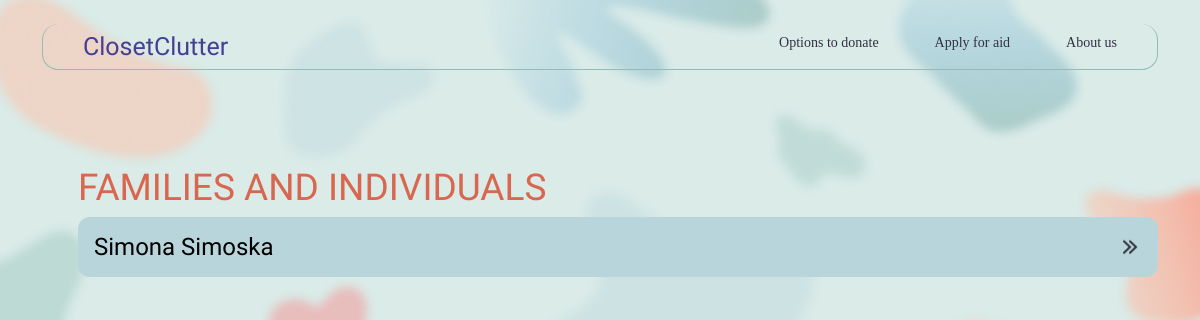
/directly/, run on an earlier commit of the app's database.
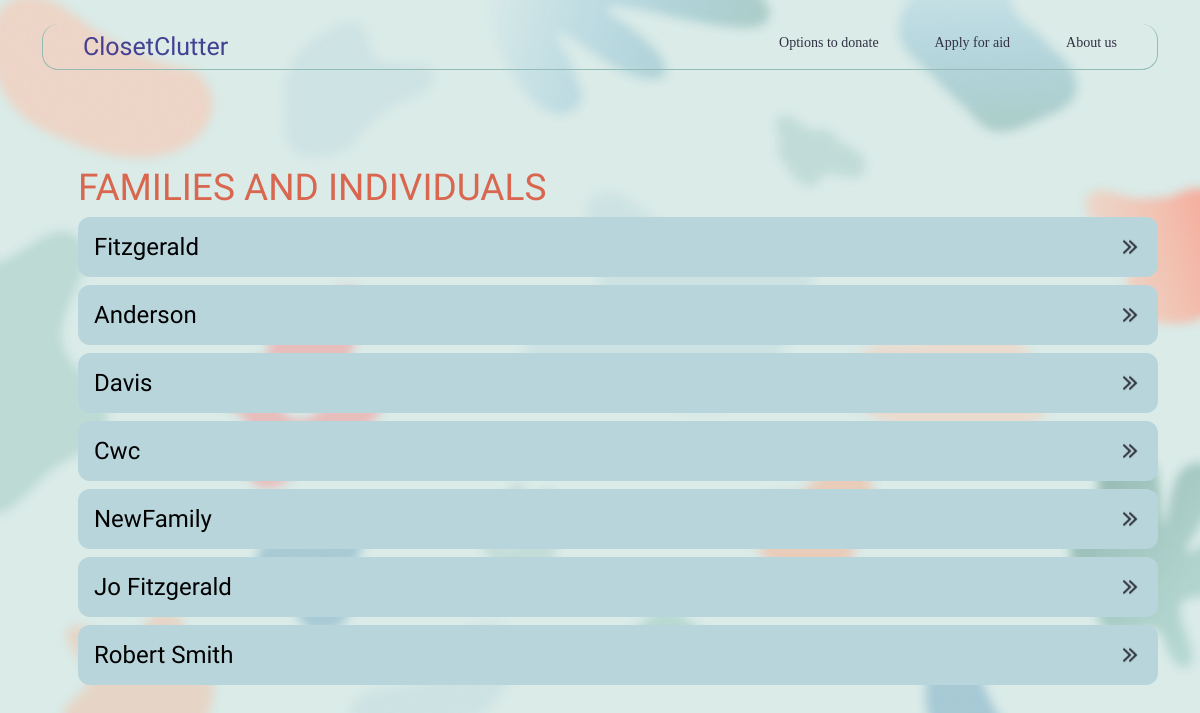
And on a later commit of the database.
### ClosetClutter/models.py (models this page shows, shortened)
class Individual(models.Model):
    firstName = models.CharField(max_length=50, verbose_name='First name')
    lastName = models.CharField(max_length=50, verbose_name='Second name')
    description = models.TextField()
    telephone = models.CharField(max_length=20)
    mail = models.EmailField(max_length=250)
    GENDERS = (
        ('M', 'Male'),
        ('F', 'Female'),
    )
    gender = models.CharField(max_length=1, choices=GENDERS, default='M')
    SIZES = (
        ('S', 'S'),
        ('M', 'M'),
        ('L', 'L'),
        ('XL', 'XL'),
        ('XXL', 'XXL'),
    )
    size = models.CharField(max_length=4, choices=SIZES)
    NOTIFICATION_OPTIONS = (
        ('E', 'Email'),
        ('P', 'Phone'),
        ('B', 'Both')
    )
    notifyMe = models.CharField(max_length=1, choices=NOTIFICATION_OPTIONS, verbose_name="Notify me")
    location = models.CharField(max_length=200, null=True, blank=True)
    additionalInfo = models.TextField(verbose_name="Additional information", null=True, blank=True)
    def __str__(self):
        return self.firstName + " " + self.lastName

class Family(models.Model):
    name = models.CharField(max_length=50, verbose_name="Surname")
    description = models.TextField()
    telephone = models.CharField(max_length=20)
    mail = models.EmailField(max_length=250)
    location = models.CharField(max_length=200)
    additionalInfo = models.TextField(verbose_name="Additional information",null=True, blank=True)
    NOTIFICATION_OPTIONS = (
        ('E', 'Email'),
        ('P', 'Phone'),
        ('B', 'Both')
    )
    notifyMe = models.CharField(max_length=1, choices=NOTIFICATION_OPTIONS, null=True, blank=True)
    members = models.ManyToManyField(Individual)

### ClosetClutter/views.py (the view)
# urls.py: path('directly/', individualsAndFamilies, name="individualsAndFamilies"),
def individualsAndFamilies(request):
    families = Family.objects.all()
    individuals = Individual.objects.all()
    context = {"families": families, "individuals": individuals}
    return render(request, "individualsAndFamilies.html", context=context)

### ClosetClutter/templates/individualsAndFamilies.html (shortened to what this page needs)
{% extends "base_generic.html" %}
{% load static %}
{% block content %}
<section class="mt-5">
  <div class="container ps-5">
    <h2 class="pt-5">Families and Individuals</h2>
    <ul class="list-unstyled">
      {% for family in families %}
        <div class="align-items-center d-flex justify-content-between p-3">
          <li class="name ">{{family.name}}</li>
          <a href="{% url 'entityDetails' family.id 'true' %}">
            <img src="{% static 'images/arrows.png'%}" alt="" style="width: 24px;height: 24px;">
          </a>
        </div>
      {% endfor %}
          {% for individual in individuals %}
        <div class="align-items-center d-flex justify-content-between p-3">
          <li class="name">{{individual }}</li>
          <a href="{% url 'entityDetails' individual.id 'false' %}">
            <img src="{% static 'images/arrows.png'%}" alt="" style="width: 24px;height: 24px;">
          </a>
        </div>
      {% endfor %}
    </ul>
  </div>
</section>
{% endblock %}

### ClosetClutter/templates/base_generic.html (shortened to what this page needs)
{% load static %}
<html lang="en">
<head>
    <link href="https://cdn.jsdelivr.net/npm/bootstrap@5.3.1/dist/css/bootstrap.min.css" rel="stylesheet">
    <link href="https://cdn.jsdelivr.net/npm/bootstrap-icons/font/bootstrap-icons.css" rel="stylesheet">
    <link rel="stylesheet" href="https://unpkg.com/leaflet@1.9.4/dist/leaflet.css"/>
</head>
<body>
<section class="mt-4">
    <div class="container">
        <ul class="nav d-flex">
            <li class="nav-item me-auto ps-4">
                <a id="logo" class="nav-link" aria-current="page" href="{% url 'index' %}">ClosetClutter</a>
          </li>
          <li class="nav-item dropdown pe-4">
            <a class="nav-link pb-0" href="#" role="button" data-bs-toggle="dropdown" aria-expanded="false">Options to donate</a>
          </li>
          <li class="nav-item pe-4">
            <a class="nav-link pb-0" href="{% url 'applyForAid' %}">Apply for aid</a>
          </li>
          <li class="nav-item dropdown pe-4">
            <a class="nav-link pb-0" href="#" role="button" data-bs-toggle="dropdown" aria-expanded="false">About us</a>
          </li>
        </ul>
    </div>
</section>
{% block content %}
{% endblock %}
</body>
</html>

### ClosetClutter/templates/individualsAndFamilies.html (style rules this page uses)
ul div { border-radius: 12px; background: #B8D5DC; }

What changed in the data, as far as the page shows it:
removed Individual: firstName+lastName "Simona Simoska"
added Family: name "Fitzgerald"
added Family: name "Anderson"
added Family: name "Davis"
added Family: name "Cwc"
added Family: name "NewFamily"
added Individual: firstName+lastName "Jo Fitzgerald"
added Individual: firstName+lastName "Robert Smith"
